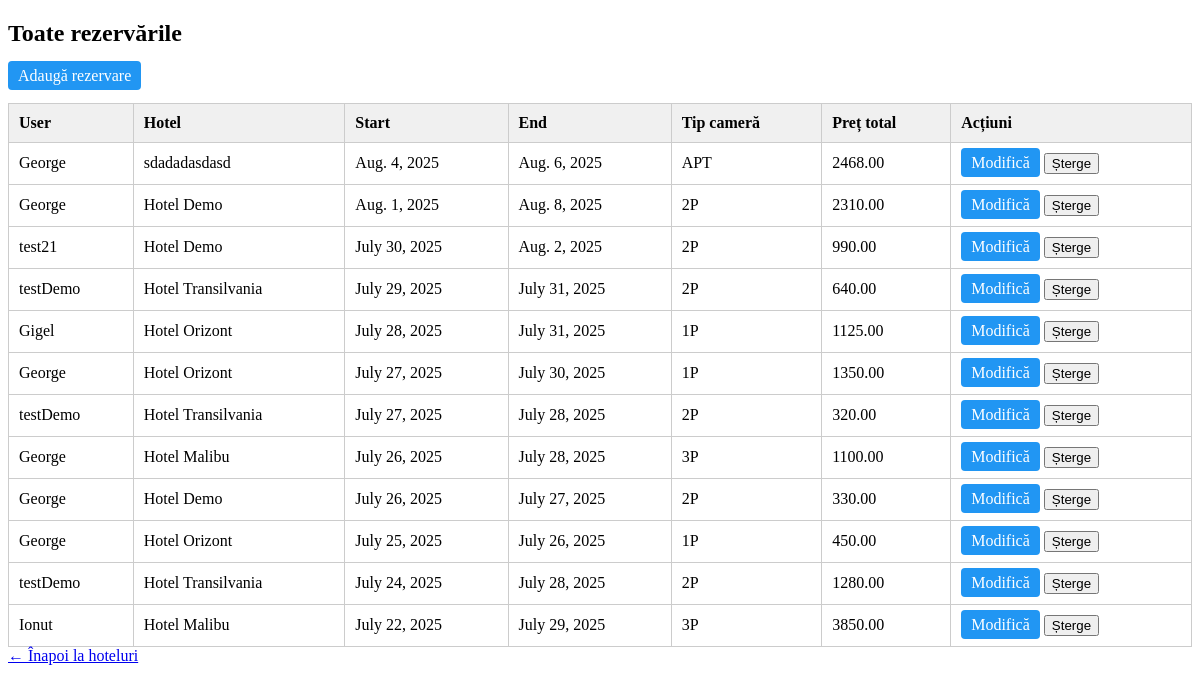
The app's page /booking/admin/reservations/ (signed in), older data.
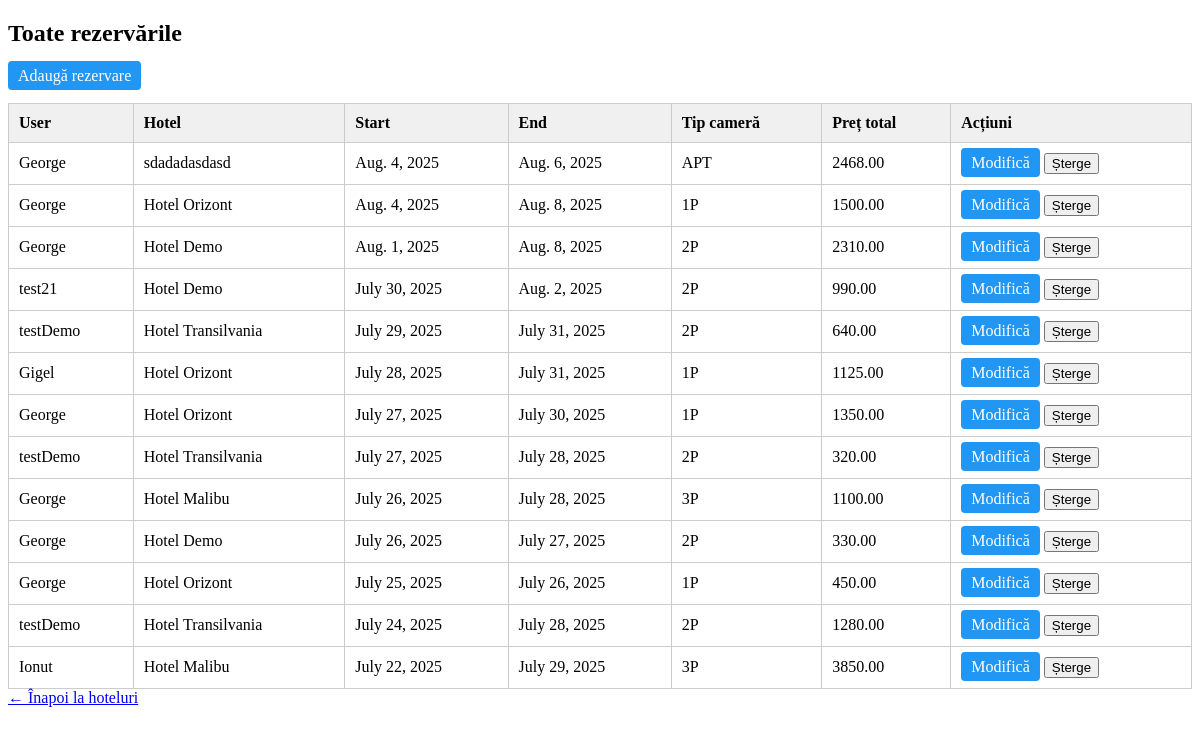
The same page, newer data.
### booking/models/reservation.py (models this page shows, shortened)
class Reservation(models.Model):
    user = models.ForeignKey(settings.AUTH_USER_MODEL, on_delete=models.CASCADE)
    hotel = models.ForeignKey(Hotel, on_delete=models.CASCADE)
    room_type = models.CharField(max_length=3, choices=Hotel.HOTEL_TYPES, editable=False)
    start_date = models.DateField()
    end_date = models.DateField()
    total_price = models.DecimalField(max_digits=8, decimal_places=2, blank=True, null=True)

### booking/models/user.py (models this page shows)
class CustomUser(AbstractUser):
    age = models.PositiveIntegerField(null=True, blank=True)
    profession = models.CharField(max_length=100, blank=True)
    profile_picture_url = models.URLField(blank=True, null=True)
    reservation_deleted_notification = models.BooleanField(default=False)

### booking/models/hotel.py (models this page shows, shortened)
class Hotel(models.Model):
    HOTEL_TYPES = [
        ('1P', 'Cameră pentru 1 persoană'),
        ('2P', 'Cameră pentru 2 persoane'),
        ('3P', 'Cameră pentru 3 persoane'),
        ('APT', 'Apartament'),
    ]
    name = models.CharField(max_length=100)
    location = models.CharField(max_length=100)
    description = models.TextField()
    available_types = models.CharField(max_length=3, choices=HOTEL_TYPES)
    price_per_night = models.DecimalField(max_digits=7, decimal_places=2)
    is_active = models.BooleanField(default=True)
    photo_url = models.URLField(blank=True, null=True)

### booking/views/reservation_views.py (the view)
# urls.py: path('admin/reservations/', all_reservations_view, name='admin_reservations'),
@staff_member_required
def all_reservations_view(request):
    reservations = Reservation.objects.select_related('user', 'hotel').all().order_by('-start_date')
    return render(request, 'booking/list.html', {
        'reservations': reservations
    })

### booking/templates/booking/list.html (shortened to what this page needs)
<!DOCTYPE html>
<html>
<head>
</head>
<body>
    <h2>Toate rezervările</h2>
    <a href="{% url 'create_reservation_admin' %}" class="button">Adaugă rezervare</a>
    <br><br>
    <table>
        <thead>
            <tr>
                <th>User</th>
                <th>Hotel</th>
                <th>Start</th>
                <th>End</th>
                <th>Tip cameră</th>
                <th>Preț total</th>
                <th>Acțiuni</th>
            </tr>
        </thead>
        <tbody>
            {% for r in reservations %}
            <tr>
                <td>{{ r.user.username }}</td>
                <td>{{ r.hotel.name }}</td>
                <td>{{ r.start_date }}</td>
                <td>{{ r.end_date }}</td>
                <td>{{ r.room_type }}</td>
                <td>{{ r.total_price }}</td>
                <td>
                    <a href="{% url 'update_reservation_admin' r.id %}" class="button">Modifică</a>
                    <form action="{% url 'delete_reservation_admin' r.id %}" method="post" style="display:inline;">
                        <button type="submit" onclick="return confirm('Ești sigur că vrei să ștergi această rezervare?');">Șterge</button>
                    </form>
                </td>
            </tr>
            {% endfor %}
        </tbody>
    </table>
    <a href="{% url 'hotels' %}">← Înapoi la hoteluri</a>
</body>
</html>

Row changes from the older to the newer data that the page shows:
added Reservation: user.username "George", hotel.name "Hotel Orizont", start_date "Aug. 4, 2025", end_date "Aug. 8, 2025", room_type "1P", total_price "1500.00"
